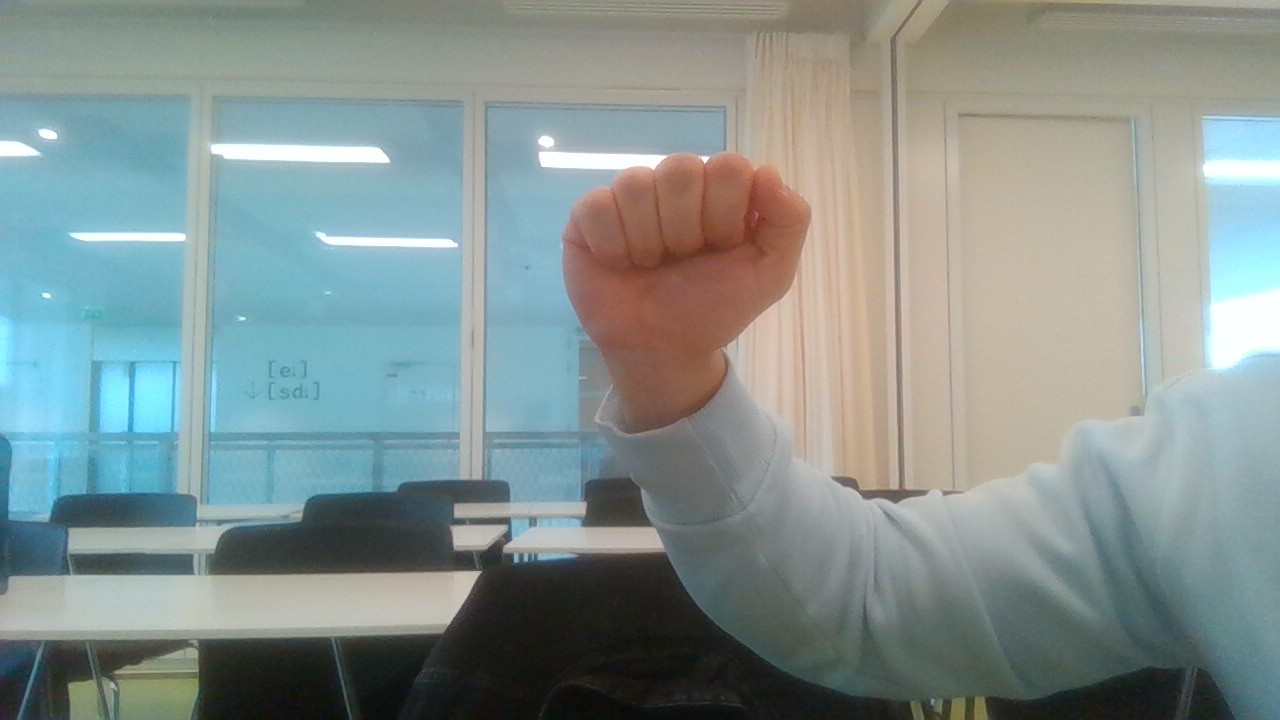
#> input picture data/test_data/A_real (2).jpg, 1280 x 720 px; its folder holds 4 pictures in this run
$ python match_img.py
#> lines starting #> are read from the running program, lines starting #| are printed output that depends on the picture; pictures that were not available may be replaced by others from this repository, and a replacement may not be noted
### utils.py
import cv2

MAX_SIZE = 640
DIRECTORY = "./data/labels/"

def resize_to_max(img, max_size_value=MAX_SIZE):
    max_size = max(img.shape[0], img.shape[1])
    ratio = max_size_value / max_size
    target_resolution = (int(img.shape[1] * ratio), int(img.shape[0] * ratio))
    resized_image = cv2.resize(img, target_resolution)
    return resized_image


def is_image_file(filename):
    # Liste des extensions de fichiers d'image valides
    valid_extensions = [".jpg", ".jpeg", ".png", ".bmp", ".tif", ".tiff"]
    return any(filename.lower().endswith(ext) for ext in valid_extensions)


# [31 lines left out: function draw_results_on_image, not called in this run]

### create_skin_mask.py
import cv2
import numpy as np
import os
import pickle


def compterPixels(I, k):
    return np.count_nonzero((I == k))


def inverserImage(I):
    return 255 - I


def getImagesFromResources(skin_rep, color_space):
    skindir = os.path.dirname(skin_rep)
    print(skindir)
    skin_images = []
    for filename in os.listdir(skindir):
        img = cv2.imread(os.path.join(skindir, filename))
        if img is not None:
            if color_space == "BGR":
                skin_images.append(img)
            elif color_space == "Lab":
                skin_images.append(cv2.cvtColor(img, cv2.COLOR_BGR2LAB))
            elif color_space == "HSV":
                skin_images.append(cv2.cvtColor(img, cv2.COLOR_BGR2HSV))
            elif color_space == "Gray":
                skin_images.append(cv2.cvtColor(img, cv2.COLOR_BGR2GRAY))
    return skin_images


def create_histograms(color_space, size, skin_images, mask_images):
    if color_space in ["BGR", "Lab"]:
        # Creation de l'histogramme de peau
        hist_peau = [[0 for j in range(size)] for i in range(size)]
        hist_non_peau = [[0 for j in range(size)] for i in range(size)]
        nb_pixel_peau = 0
        nb_pixel_non_peau = 0
        for img in skin_images:
            nb_pixel_peau = nb_pixel_peau + compterPixels(mask_images[0], 255)
            nb_pixel_non_peau = nb_pixel_non_peau + compterPixels(mask_images[0], 0)
            hist_peau = hist_peau + cv2.calcHist(
                [skin_images[0]], [1, 2], mask_images[0], [size, size], [0, 256, 0, 256]
            )
            hist_non_peau = hist_non_peau + cv2.calcHist(
                [skin_images[0]],
                [1, 2],
                inverserImage(mask_images[0]),
                [size, size],
                [0, 256, 0, 256],
            )
        print(nb_pixel_peau)
        hist_peau = hist_peau / nb_pixel_peau
        hist_non_peau = hist_non_peau / nb_pixel_non_peau
        p_peau_prior = nb_pixel_peau / (nb_pixel_peau + nb_pixel_non_peau)
        p_non_peau_prior = nb_pixel_non_peau / (nb_pixel_peau + nb_pixel_non_peau)
    elif color_space == "HSV":
        hist_peau = [[0 for j in range(size)] for i in range(size)]
        hist_non_peau = [[0 for j in range(size)] for i in range(size)]
        nb_pixel_peau = 0
        nb_pixel_non_peau = 0
        for img in skin_images:
            nb_pixel_peau = nb_pixel_peau + compterPixels(mask_images[0], 255)
            nb_pixel_non_peau = nb_pixel_non_peau + compterPixels(mask_images[0], 0)
            hist_peau = hist_peau + cv2.calcHist(
                [skin_images[0]], [0, 1], mask_images[0], [size, size], [0, 180, 0, 256]
            )
            hist_non_peau = hist_non_peau + cv2.calcHist(
                [skin_images[0]],
                [0, 1],
                inverserImage(mask_images[0]),
                [size, size],
                [0, 180, 0, 256],
            )
        print(nb_pixel_peau)
        hist_peau = hist_peau / nb_pixel_peau
        hist_non_peau = hist_non_peau / nb_pixel_non_peau
        p_peau_prior = nb_pixel_peau / (nb_pixel_peau + nb_pixel_non_peau)
        p_non_peau_prior = nb_pixel_non_peau / (nb_pixel_peau + nb_pixel_non_peau)
    return hist_peau, hist_non_peau, p_peau_prior, p_non_peau_prior


def load_or_create_histograms(histogram_file, color_space, size, skin_dir, mask_dir):
    if os.path.exists(histogram_file):
        with open(histogram_file, "rb") as file:
            hist_peau, hist_non_peau = pickle.load(file)
    else:
        skin_images = getImagesFromResources(skin_dir, color_space)
        mask_images = getImagesFromResources(mask_dir, "Gray")
        hist_peau, hist_non_peau, _, _ = create_histograms(
            color_space, size, skin_images, mask_images
        )
        with open(histogram_file, "wb") as file:
            pickle.dump((hist_peau, hist_non_peau), file)
    return hist_peau, hist_non_peau


def is_skin_from_histo(pixel, histo_peau, histo_non_peau, size):
    c1, c2 = int(pixel[1] * (size - 1) / 255), int(pixel[2] * (size - 1) / 255)
    return histo_peau[c1, c2] > histo_non_peau[c1, c2]


# [22 lines left out: function createSkinMaskPath, not called in this run]


def createSkinMask(img, histogram_file, color_space, size):
    hist_peau, hist_non_peau = load_or_create_histograms(
        histogram_file,
        color_space,
        size,
        "./data/Data/Face_Dataset/Pratheepan_Dataset/FacePhoto/",
        "./data/Data/Face_Dataset/Ground_Truth/GroundT_FacePhoto/",
    )
    if color_space == "BGR":
        img = img
    elif color_space == "Lab":
        img = cv2.cvtColor(img, cv2.COLOR_BGR2Lab)
    elif color_space == "HSV":
        img = cv2.cvtColor(img, cv2.COLOR_BGR2HSV)
    height, width = img.shape[:2]
    mask = np.zeros((height, width), np.uint8)
    for i in range(height):
        for j in range(width):
            if is_skin_from_histo(img[i, j], hist_peau, hist_non_peau, size):
                mask[i, j] = 255
    return mask


# [8 lines of commented-out code are left out]

### match_img.py
import os
import cv2
import numpy as np

# Global dictionary to store descriptors of label images
label_descriptors = {}


def classify(img, labels_directory, mask_1=None):
    sift = cv2.SIFT_create()
    bf = cv2.BFMatcher(crossCheck=True)

    img = cv2.cvtColor(img, cv2.COLOR_BGR2GRAY)
    keypoints_1, descriptors_1 = sift.detectAndCompute(img, mask=mask_1)

    liste_len_matching = {}

    for filename in os.listdir(labels_directory):
        if filename.endswith(".jpg"):  # Assuming the image files are JPEGs
            img_path = os.path.join(labels_directory, filename)

            mask_path = os.path.join(labels_directory + "_skin_masks", filename)
            mask = cv2.imread(mask_path, 0)

            # Retrieve or compute descriptors from memory
            if filename in label_descriptors:
                descriptors_2 = label_descriptors[filename]["descriptors"]
            else:
                img_label = cv2.imread(img_path)
                img_label = cv2.cvtColor(img_label, cv2.COLOR_BGR2GRAY)
                # Resize mask to match image size if necessary
                if img_label.shape != img.shape:
                    img_label = cv2.resize(img_label, (img.shape[1], img.shape[0]))
                    mask = cv2.resize(mask, (img.shape[1], img.shape[0]))
                keypoints_2, descriptors_2 = sift.detectAndCompute(img_label, mask)
                # Store the computed descriptors in the global dictionary
                label_descriptors[filename] = {"descriptors": descriptors_2}

            matches = bf.match(descriptors_1, descriptors_2)
            liste_len_matching[filename] = len(matches)

    chosen = max(liste_len_matching, key=lambda k: liste_len_matching[k])
    return chosen, liste_len_matching


from create_skin_mask import createSkinMask
from utils import MAX_SIZE, resize_to_max, is_image_file
from matplotlib import pyplot as plt


def full_pipeline_real_time(img, labels_directory, max_size_value):
    # plt.imshow(img)
    resized_image = resize_to_max(img, max_size_value)
    skin_mask = createSkinMask(
        img=resized_image, histogram_file="histogram.plk", color_space="BGR", size=32
    )
    chosen, liste_len_matching = classify(resized_image, labels_directory, skin_mask)
    return chosen, liste_len_matching


def full_pipeline(img_path, labels_directory, max_size_value):
    img = cv2.imread(img_path)
    resized_image = resize_to_max(img, max_size_value)
    skin_mask = createSkinMask(
        img=resized_image, histogram_file="histogram.plk", color_space="BGR", size=32
    )
    chosen, liste_len_matching = classify(resized_image, labels_directory, skin_mask)
    return chosen, liste_len_matching


def run_full_pipeline():
    img_folder = "./data/test_data/"
    cumulated_precision = 0
    cumulated_good_matches = 0
    dict_results = {}
    for img_path in os.listdir(img_folder):
        img_path = os.path.join(img_folder, img_path)
        if not is_image_file(img_path):
            continue
        chosen, liste_len_matching = full_pipeline(img_path, "./data/labels", MAX_SIZE)
#> in full_pipeline, img is the input picture: shape (720, 1280, 3); mean B, G, R 144.2, 146.4, 133.1
#> in load_or_create_histograms, `skin_images = getImagesFromResources(skin_dir, color_space)`: skin_images = 1 item
#> the loop in create_histograms, `for img in skin_images:` made 1 pass
#> (nb_pixel_peau, nb_pixel_non_peau) on pass 1: (279, 0)
#> pass 1, in create_histograms, `hist_peau = hist_peau + cv2.calcHist( [skin_images[0]], [1, 2], mask_i..`:
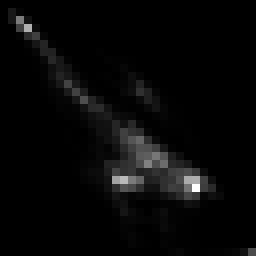
#> hist_peau: shape (32, 32) float64 (shown 8 times larger); min 0, max 28572, mean 900; drawn with min black and max white
#> after the loop in create_histograms, `for img in skin_images:`: nb_pixel_non_peau = 0; nb_pixel_peau = 279
#| 279
#> in create_histograms, `hist_peau = hist_peau / nb_pixel_peau`:
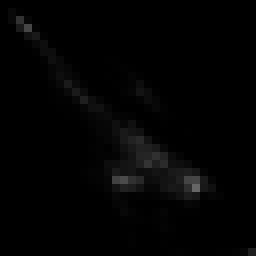
#> hist_peau: shape (32, 32) float64 (shown 8 times larger); min 0, max 102.4, mean 3.2
#> in create_histograms, `hist_non_peau = hist_non_peau / nb_pixel_non_peau`: hist_non_peau: shape (32, 32) float64; every value is NaN or infinite
#> in create_histograms, `p_peau_prior = nb_pixel_peau / (nb_pixel_peau + nb_pixel_non_peau)`: p_peau_prior = 1
#> in create_histograms, `p_non_peau_prior = nb_pixel_non_peau / (nb_pixel_peau + nb_pixel_non_p..`: p_non_peau_prior = 0
#> after the loop in createSkinMask, `for i in range(height):`: mask: shape (360, 640); every value is 0
#> in classify, `img = cv2.cvtColor(img, cv2.COLOR_BGR2GRAY)`:
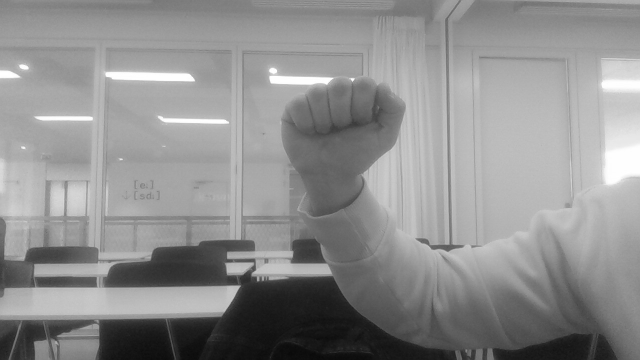
#> img: shape (360, 640); min 9, max 255, mean 142.3
        # Calculate a score based on how far the real label is from the chosen one
        # For example, if image name is A_real.jpg, it should be compared to A.jpg.
        # If A is the chosen label, the score is 0. If B is the chosen label, the score is 1, etc.
        sorted_results = sorted(liste_len_matching, key=lambda k: liste_len_matching[k])
        # Find the index of the real label in the sorted results, based on the filename (must contain the first part of the real label)
        real_label_index = next(
            i
            for i, s in enumerate(sorted_results)
            if img_path.split("/")[-1].split("_")[0] in s
        )
        max_matches = liste_len_matching[chosen]
        num_matches = liste_len_matching[sorted_results[real_label_index]]
        precision = num_matches / max_matches * 100

        print(
            f"Image {img_path} is most similar to {chosen} with {liste_len_matching[chosen]} matches. Real one has {num_matches} matches."
        )
        print("Precision :", precision, "%")
        cumulated_precision += precision
        if img_path.split("/")[-1].split("_")[0] == chosen.split(".")[0]:
            cumulated_good_matches += 1
        dict_results[img_path] = (chosen, liste_len_matching[chosen], precision)
    return (
        cumulated_precision / len(os.listdir(img_folder)),
        cumulated_good_matches,
        dict_results,
    )


if __name__ == "__main__":
#> (the run stopped early here; a loop or call above may not have finished)
